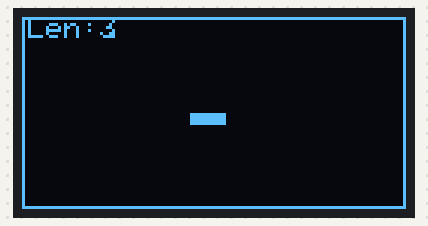
Bench run of a program on a simulated ESP32. On the bench: 128×64 one-colour display. WiFi joins after 1.5 s; servers stay silent unless stated; random numbers use the default seed unless the program sets one; what the program prints to the serial monitor is not drawn.

Above: at 1.71 s.
At 2.71 s:
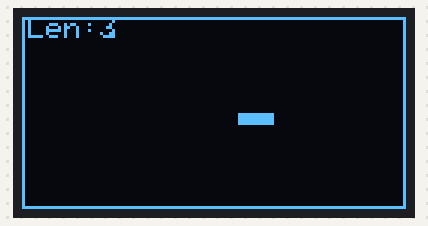
At 3.72 s:
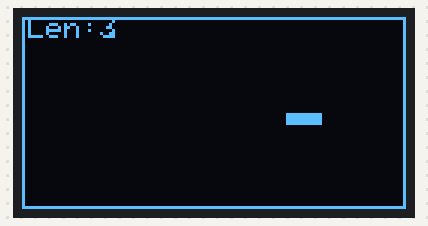
At 5.98 s:
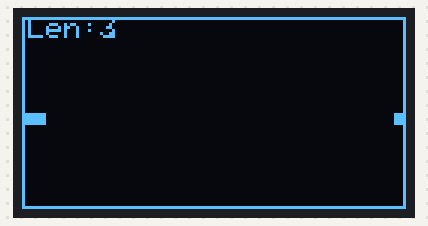
At 7.99 s:
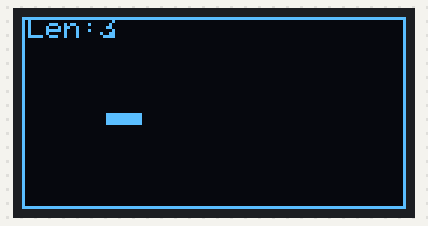
At 10.25 s:
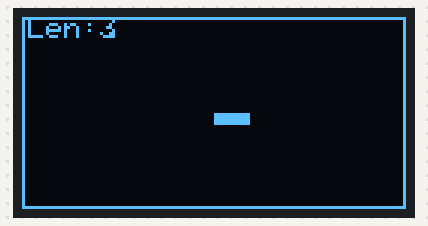

The program:

main.cpp
```cpp
#include <Arduino.h>

#include "display.h"
#include "game.h"
#include "input.h"
#include "WiFiOTAHelper.h"


Game game;
WiFiOTAHelper wifiOta("ESP32-Setup", "setup123", "esp32-dev");


void setup(){
  wifiOta.begin();
  initInput();
  initDisplay();
  game.begin();
}

void loop(){
  wifiOta.handle();
  readSerialAndApplyDirection(game);
  game.update();
  game.draw();
  delay(10);
}
```

display.h
```cpp
#pragma once

#include <Adafruit_GFX.h>
#include <Adafruit_SSD1306.h>

// Screen and grid config
#define SCREEN_WIDTH 128
#define SCREEN_HEIGHT 64
#define OLED_RESET    -1
#define SCREEN_ADDRESS 0x3C

extern Adafruit_SSD1306 display;

void initDisplay();
void clearDisplay();
void showDisplay();

// drawing helpers working in GRID coordinates
const int CELL_SIZE = 4; // each cell is 4x4 pixels
inline int GRID_WIDTH() { return SCREEN_WIDTH / CELL_SIZE; }
inline int GRID_HEIGHT() { return SCREEN_HEIGHT / CELL_SIZE; }

void drawCell(int gridX, int gridY);
void clearCell(int gridX, int gridY);
void drawFood(int gridX, int gridY);
void drawBorder();
```

game.h
```cpp
#pragma once

#include <vector>
#include <utility>
#include "display.h"

enum class Direction { UP, DOWN, LEFT, RIGHT };

class Game {
public:
    Game();
    void begin();
    void reset();
    void setDirection(Direction d);
    Direction getDirection() const;
    void update();
    void draw();
    bool isGameOver() const;

private:
    std::vector<std::pair<int,int>> snake; // x,y grid coords, head at front
    std::pair<int,int> food;
    Direction direction;
    unsigned long lastUpdate;
    unsigned long updateInterval; // ms
    bool gameOver;

    void placeFood();
    bool collidesWithSnake(int x, int y) const;
};
```

input.h
```cpp
#pragma once

#include "game.h"

void initInput();
// Returns true if direction changed
bool tryReadDirection(Direction &outDir);

void readSerialAndApplyDirection(Game &game); // helper to read serial and set game direction
```

WiFiOTAHelper.cpp
```cpp
#include "WiFiOTAHelper.h"
#include <WiFi.h>

WiFiOTAHelper::WiFiOTAHelper(const char* apName, const char* apPassword, const char* hostname)
    : _apName(apName), _apPassword(apPassword), _hostname(hostname) {}

void WiFiOTAHelper::begin() {
    Serial.begin(115200);

    WiFiManager wm;
    // AutoConnect: starts AP + captive portal if no saved WiFi
    if (!wm.autoConnect(_apName, _apPassword)) {
        Serial.println("Failed to connect and hit timeout");
        ESP.restart();
    }

    Serial.println("Connected to WiFi!");
    Serial.print("IP: ");
    Serial.println(WiFi.localIP());

    ArduinoOTA.setHostname(_hostname);

    ArduinoOTA.onStart([]() { Serial.println("OTA Start"); });
    ArduinoOTA.onEnd([]() { Serial.println("OTA End"); });
    ArduinoOTA.onProgress([](unsigned int progress, unsigned int total) {
        Serial.printf("Progress: %u%%\n", (progress * 100) / total);
    });
    ArduinoOTA.onError([](ota_error_t error) {
        Serial.printf("Error[%u]\n", error);
    });

    ArduinoOTA.begin();
}

void WiFiOTAHelper::handle() {
    ArduinoOTA.handle();
}
```

WiFiOTAHelper.h
```cpp
#pragma once
#include <WiFiManager.h>
#include <ArduinoOTA.h>

class WiFiOTAHelper {
public:
    WiFiOTAHelper(const char* apName = "ESP32-Setup", const char* apPassword = "setup123", const char* hostname = "esp32-ota");

    void begin();
    void handle();

private:
    const char* _apName;
    const char* _apPassword;
    const char* _hostname;
};
```

display.cpp
```cpp
#include "display.h"
#include <Wire.h>

Adafruit_SSD1306 display(SCREEN_WIDTH, SCREEN_HEIGHT, &Wire, OLED_RESET);

void initDisplay(){
    Wire.begin();
    if(!display.begin(SSD1306_SWITCHCAPVCC, SCREEN_ADDRESS)){
        // If allocation failed, hang
        while(true){ delay(1000); }
    }
    display.clearDisplay();
    display.setTextSize(1);
    display.setTextColor(SSD1306_WHITE);
    display.display();
}

void clearDisplay(){ display.clearDisplay(); }
void showDisplay(){ display.display(); }

void drawCell(int gridX, int gridY){
    int x = gridX * CELL_SIZE;
    int y = gridY * CELL_SIZE;
    display.fillRect(x, y, CELL_SIZE, CELL_SIZE, SSD1306_WHITE);
}

void clearCell(int gridX, int gridY){
    int x = gridX * CELL_SIZE;
    int y = gridY * CELL_SIZE;
    display.fillRect(x, y, CELL_SIZE, CELL_SIZE, SSD1306_BLACK);
}

void drawFood(int gridX, int gridY){
    // draw a smaller square at cell center for the food
    int x = gridX * CELL_SIZE + 1;
    int y = gridY * CELL_SIZE + 1;
    int s = max(1, CELL_SIZE - 2);
    display.fillRect(x, y, s, s, SSD1306_WHITE);
}

void drawBorder(){
    display.drawRect(0,0,SCREEN_WIDTH,SCREEN_HEIGHT, SSD1306_WHITE);
}
```

game.cpp
```cpp
#include "game.h"
#include <Arduino.h>
#include <stdlib.h>

Game::Game()
: direction(Direction::RIGHT), lastUpdate(0), updateInterval(250), gameOver(false)
{
}

void Game::begin(){
    reset();
}

void Game::reset(){
    snake.clear();
    // starting snake length 3 centered horizontally
    int startX = GRID_WIDTH() / 2;
    int startY = GRID_HEIGHT() / 2;

    snake.push_back({startX, startY});
    snake.push_back({startX - 1, startY});
    snake.push_back({startX - 2, startY});

    direction = Direction::RIGHT;
    updateInterval = 250; // ms per step, can be lowered as it grows or as level
    lastUpdate = millis();
    gameOver = false;
    placeFood();
}

void Game::setDirection(Direction d){
    // prevent reversing
    if((direction == Direction::UP && d == Direction::DOWN) ||
       (direction == Direction::DOWN && d == Direction::UP) ||
       (direction == Direction::LEFT && d == Direction::RIGHT) ||
       (direction == Direction::RIGHT && d == Direction::LEFT)){
        return; // ignore reverse
    }
    direction = d;
}

Direction Game::getDirection() const { return direction; }

bool Game::isGameOver() const { return gameOver; }

void Game::placeFood(){
    int fx, fy;
    do {
        fx = random(0, GRID_WIDTH());
        fy = random(0, GRID_HEIGHT());
    } while(collidesWithSnake(fx, fy));
    food = {fx, fy};
}

bool Game::collidesWithSnake(int x, int y) const {
    for(auto &p : snake){
        if(p.first == x && p.second == y) return true;
    }
    return false;
}

void Game::update(){
    if(gameOver) return;
    unsigned long now = millis();
    if(now - lastUpdate < updateInterval) return;
    lastUpdate = now;

    // move
    auto head = snake.front();
    int nx = head.first;
    int ny = head.second;
    switch(direction){
        case Direction::UP: ny -= 1; break;
        case Direction::DOWN: ny += 1; break;
        case Direction::LEFT: nx -= 1; break;
        case Direction::RIGHT: nx += 1; break;
    }

    // wrap-around
    if(nx < 0) nx = GRID_WIDTH() - 1;
    if(nx >= GRID_WIDTH()) nx = 0;
    if(ny < 0) ny = GRID_HEIGHT() - 1;
    if(ny >= GRID_HEIGHT()) ny = 0;

    if(collidesWithSnake(nx, ny)){
        // if collides with tail except maybe last segment (since it's moving forward)
        gameOver = true;
        return;
    }

    // add new head
    snake.insert(snake.begin(), {nx, ny});

    if(nx == food.first && ny == food.second){
        // eat - place new food, and maybe speed up
        placeFood();
        if(updateInterval > 80) updateInterval -= 10; // speed up a bit
    } else {
        // remove tail
        snake.pop_back();
    }
}

void Game::draw(){
    clearDisplay();
    drawBorder();

    // draw food
    drawFood(food.first, food.second);
    // draw snake
    bool headDrawn = false;
    for(size_t i=0;i<snake.size();i++){
        int x = snake[i].first;
        int y = snake[i].second;
        drawCell(x, y);
    }

    // show score as text
    display.setCursor(2, 0);
    display.setTextSize(1);
    display.setTextColor(SSD1306_WHITE);
    display.print("Len:"); display.print((int)snake.size());

    if(gameOver){
        display.setCursor(40, 12);
        display.setTextSize(1);
        display.println("GAME OVER");
    }

    showDisplay();
}
```

input.cpp
```cpp
#include "input.h"
#include <Arduino.h>

void initInput(){
    Serial.begin(115200);
}

bool tryReadDirection(Direction &outDir){
    if(!Serial.available()) return false;
    int c = Serial.read();
    if(c == 0x1B){
        // possible arrow key sequence ESC [ A/B/C/D
        // try to read '['
        if(Serial.peek() == '['){
            Serial.read(); // consume '['
            while(!Serial.available()) { delay(1); }
            int third = Serial.read();
            if(third == 'A'){ outDir = Direction::UP; return true; }
            if(third == 'B'){ outDir = Direction::DOWN; return true; }
            if(third == 'C'){ outDir = Direction::RIGHT; return true; }
            if(third == 'D'){ outDir = Direction::LEFT; return true; }
            return false;
        }
    }
    // single char keys
    char ch = (char)c;
    if(ch == 'w' || ch == 'W') { outDir = Direction::UP; return true; }
    if(ch == 's' || ch == 'S') { outDir = Direction::DOWN; return true; }
    if(ch == 'a' || ch == 'A') { outDir = Direction::LEFT; return true; }
    if(ch == 'd' || ch == 'D') { outDir = Direction::RIGHT; return true; }
    // allow numeric keypad arrows (if any): 0x1b + 'OA' etc. but handled above

    return false;
}

void readSerialAndApplyDirection(Game &game){
    Direction newD;
    if(tryReadDirection(newD)){
        game.setDirection(newD);
        return;
    }
    if(Serial.available()){
        char c = Serial.read();
        if(c == 'r' || c == 'R'){
            game.reset();
        }
    }
}
```

Measured:
- by itself, everything shown: repeats every 8.0 s, in 32 steps
